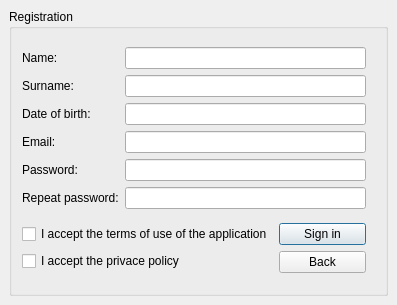
<?xml version="1.0" encoding="UTF-8"?>
<ui version="4.0">
 <class>RegisterWindow</class>
 <widget class="QDialog" name="RegisterWindow">
  <property name="geometry">
   <rect>
    <x>0</x>
    <y>0</y>
    <width>397</width>
    <height>305</height>
   </rect>
  </property>
  <property name="windowTitle">
   <string>Dialog</string>
  </property>
  <widget class="QGroupBox" name="groupBox">
   <property name="geometry">
    <rect>
     <x>9</x>
     <y>9</y>
     <width>379</width>
     <height>287</height>
    </rect>
   </property>
   <property name="title">
    <string>Registration</string>
   </property>
   <widget class="QWidget" name="layoutWidget">
    <property name="geometry">
     <rect>
      <x>13</x>
      <y>30</y>
      <width>344</width>
      <height>244</height>
     </rect>
    </property>
    <layout class="QVBoxLayout" name="verticalLayout_5">
     <item>
      <layout class="QHBoxLayout" name="horizontalLayout">
       <item>
        <layout class="QVBoxLayout" name="verticalLayout_4">
         <item>
          <widget class="QLabel" name="label_name">
           <property name="text">
            <string>Name:</string>
           </property>
          </widget>
         </item>
         <item>
          <widget class="QLabel" name="label_surname">
           <property name="text">
            <string>Surname:</string>
           </property>
          </widget>
         </item>
         <item>
          <widget class="QLabel" name="label_dateOfBirth">
           <property name="text">
            <string>Date of birth:</string>
           </property>
          </widget>
         </item>
         <item>
          <widget class="QLabel" name="label_email">
           <property name="text">
            <string>Email:</string>
           </property>
          </widget>
         </item>
         <item>
          <widget class="QLabel" name="label_password">
           <property name="text">
            <string>Password:</string>
           </property>
          </widget>
         </item>
         <item>
          <widget class="QLabel" name="label_repeatPassword">
           <property name="text">
            <string>Repeat password:</string>
           </property>
          </widget>
         </item>
        </layout>
       </item>
       <item>
        <layout class="QVBoxLayout" name="verticalLayout_3">
         <item>
          <widget class="QLineEdit" name="lineEdit_name"/>
         </item>
         <item>
          <widget class="QLineEdit" name="lineEdit_surname"/>
         </item>
         <item>
          <widget class="QLineEdit" name="lineEdit_dateOfBirth"/>
         </item>
         <item>
          <widget class="QLineEdit" name="lineEdit_email"/>
         </item>
         <item>
          <widget class="QLineEdit" name="lineEdit_password">
           <property name="echoMode">
            <enum>QLineEdit::Password</enum>
           </property>
          </widget>
         </item>
         <item>
          <widget class="QLineEdit" name="lineEdit_repeatPassword">
           <property name="echoMode">
            <enum>QLineEdit::Password</enum>
           </property>
          </widget>
         </item>
        </layout>
       </item>
      </layout>
     </item>
     <item>
      <layout class="QHBoxLayout" name="horizontalLayout_2">
       <item>
        <layout class="QVBoxLayout" name="verticalLayout_2">
         <item>
          <widget class="QCheckBox" name="checkBox_termsOfUse">
           <property name="text">
            <string>I accept the terms of use of the application</string>
           </property>
          </widget>
         </item>
         <item>
          <widget class="QCheckBox" name="checkBox_privacePolicy">
           <property name="text">
            <string>I accept the privace policy</string>
           </property>
          </widget>
         </item>
        </layout>
       </item>
       <item>
        <layout class="QVBoxLayout" name="verticalLayout">
         <item>
          <widget class="QPushButton" name="pushButton">
           <property name="text">
            <string>Sign in</string>
           </property>
          </widget>
         </item>
         <item>
          <widget class="QPushButton" name="pushButton_back">
           <property name="text">
            <string>Back</string>
           </property>
          </widget>
         </item>
        </layout>
       </item>
      </layout>
     </item>
    </layout>
   </widget>
  </widget>
 </widget>
 <resources/>
 <connections/>
</ui>
